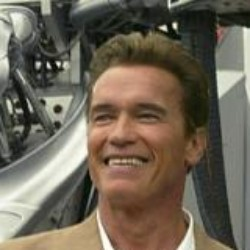
#> input picture examples/1.jpg, 250 x 250 px, given in place of the camera
$ python vidtoimg.py
#> lines starting #> are read from the running program, lines starting #| are printed output that depends on the picture
'''
import cv2
import os

cap=cv2.VideoCapture(0)

currentdirectory=os.getcwd()

count = 0
while True:
    ret,test_img=cap.read()
    if not ret :
        continue
    cv2.imwrite(currentdirectory+"/"+"dataset"+"/"+"Sid"+"/"+"frame%d.jpg" % count, test_img)     # save frame as JPG file
    count += 1
    resized_img = cv2.resize(test_img, (1000, 700))
    cv2.imshow('face detection Tutorial ',resized_img)
    if cv2.waitKey(10) == ord('q'):#wait until 'q' key is pressed
        break


cap.release()
cv2.destroyAllWindows
'''

'''
import cv2
import os

cap = cv2.VideoCapture(0)

current_directory = os.getcwd()

# Prompt the user to enter the name of the person
person_name = input("Enter the name of the person: ")

# Create a new folder inside the dataset folder
new_folder_path = os.path.join(current_directory, "dataset", person_name)
os.makedirs(new_folder_path, exist_ok=True)

count = 0
while True:
    ret, test_img = cap.read()
    if not ret:
        continue
    cv2.imwrite(os.path.join(new_folder_path, "frame%d.jpg" % count), test_img)  # save frame as JPG file
    count += 1
    resized_img = cv2.resize(test_img, (1000, 700))
    cv2.imshow('face detection Tutorial', resized_img)
    if cv2.waitKey(10) == ord('q'):  # wait until 'q' key is pressed
        break

cap.release()
cv2.destroyAllWindows()
'''


import cv2
import os

cap = cv2.VideoCapture(0)

current_directory = os.getcwd()

# Prompt the user to enter the name of the person
person_name = input("Enter the name of the person: ")
#> the answer given: examples/1.jpg

# Create a new folder inside the dataset folder
new_folder_path = os.path.join(current_directory, "dataset", person_name)
os.makedirs(new_folder_path, exist_ok=True)

face_cascade = cv2.CascadeClassifier(r"C:\Users\DELL\Desktop\Face-Recognition-with-Python-Dlib-and-Deep-Learning-main\haarcascade_frontalface_default.xml")


count = 0
while True:
    ret, test_img = cap.read()
#> test_img is the input picture: shape (250, 250, 3); mean B, G, R 85.5, 100.5, 110.3
    if not ret:
        continue

    # Convert the image to grayscale for face detection
    gray_img = cv2.cvtColor(test_img, cv2.COLOR_BGR2GRAY)
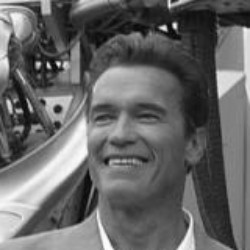
#> gray_img: shape (250, 250); min 4, max 254, mean 101.8

    # Detect faces in the grayscale image
    faces = face_cascade.detectMultiScale(gray_img, scaleFactor=1.3, minNeighbors=5)
#> faces = [[66, 66, 120, 120]]

    for (x, y, w, h) in faces:
        # Increase the size of the cropped region
        offset = 30  # Adjust this value to control the size of the cropped region
        x -= offset
        y -= offset
        w += 2 * offset
        h += 2 * offset

        # Ensure the cropping dimensions are within the image boundaries
        x = max(0, x)
        y = max(0, y)
        w = min(w, test_img.shape[1] - x)
        h = min(h, test_img.shape[0] - y)

        # Crop the detected face region
        cropped_img = test_img[y:y+h+50, x:x+w+50]

        # Save the cropped face image to the new folder
        cv2.imwrite(os.path.join(new_folder_path, "frame%d.jpg" % count), cropped_img)
        count += 1

        # Display the cropped face image
        resized_img = cv2.resize(cropped_img, (300, 300))
        cv2.imshow('Cropped Face', resized_img)
#> this loop made 1 pass
#> (x, y, w, h, offset, count) on pass 1: (36, 36, 180, 180, 30, 1)
#> pass 1, `cropped_img = test_img[y:y+h+50, x:x+w+50]`:
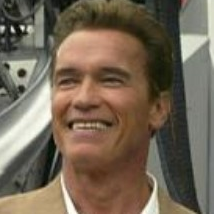
#> cropped_img: shape (214, 214, 3); mean B, G, R 84.5, 101.7, 115.9
#> after the loop, count = 1

    # Display the original image with face detection rectangles
    cv2.imshow('Face Detection Tutorial', test_img)

    if cv2.waitKey(10) == ord('q'):  # wait until 'q' key is pressed
#> (key q is pressed here)
        break

cap.release()
cv2.destroyAllWindows()

$ run again, on examples/10.jpg
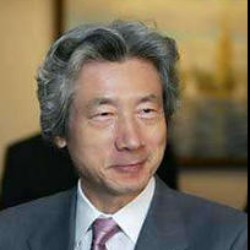
#> input picture examples/10.jpg, 250 x 250 px, given in place of the camera
#> test_img is the input picture: shape (250, 250, 3); mean B, G, R 86, 105.6, 118
#> `gray_img = cv2.cvtColor(test_img, cv2.COLOR_BGR2GRAY)`:
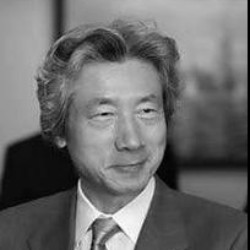
#> gray_img: shape (250, 250); min 0, max 255, mean 107.1
#> faces = [[68, 67, 117, 117]]
#> the loop `for (x, y, w, h) in faces:` made 1 pass
#> (x, y, w, h, offset, count) on pass 1: (38, 37, 177, 177, 30, 1)
#> pass 1, `cropped_img = test_img[y:y+h+50, x:x+w+50]`:
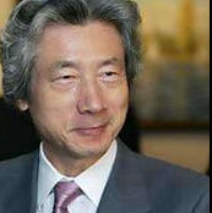
#> cropped_img: shape (213, 212, 3); mean B, G, R 85.5, 98.8, 110
#> after the loop `for (x, y, w, h) in faces:`: count = 1

$ run again, on examples/11.jpg
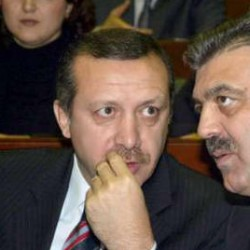
#> input picture examples/11.jpg, 250 x 250 px, given in place of the camera
#> test_img is the input picture: shape (250, 250, 3); mean B, G, R 69.5, 79.1, 95.6
#> `gray_img = cv2.cvtColor(test_img, cv2.COLOR_BGR2GRAY)`:
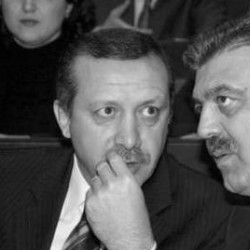
#> gray_img: shape (250, 250); min 0, max 248, mean 82.9
#> faces = [[70, 70, 114, 114]]
#> the loop `for (x, y, w, h) in faces:` made 1 pass
#> (x, y, w, h, offset, count) on pass 1: (40, 40, 174, 174, 30, 1)
#> pass 1, `cropped_img = test_img[y:y+h+50, x:x+w+50]`:
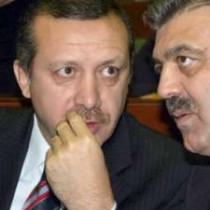
#> cropped_img: shape (210, 210, 3); mean B, G, R 83.8, 95.4, 116.2
#> after the loop `for (x, y, w, h) in faces:`: count = 1

$ run again, on examples/12.jpg
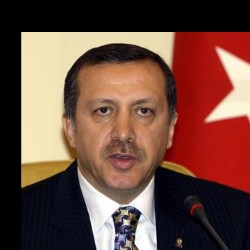
#> input picture examples/12.jpg, 250 x 250 px, given in place of the camera
#> test_img is the input picture: shape (250, 250, 3); mean B, G, R 62.8, 74.1, 109.6
#> `gray_img = cv2.cvtColor(test_img, cv2.COLOR_BGR2GRAY)`:
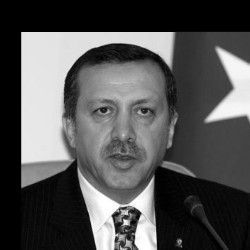
#> gray_img: shape (250, 250); min 0, max 255, mean 83.4
#> faces = [[65, 66, 119, 119]]
#> the loop `for (x, y, w, h) in faces:` made 1 pass
#> (x, y, w, h, offset, count) on pass 1: (35, 36, 179, 179, 30, 1)
#> pass 1, `resized_img = cv2.resize(cropped_img, (300, 300))`:
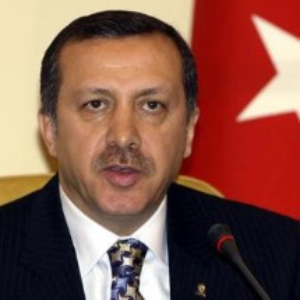
#> resized_img: shape (300, 300, 3); mean B, G, R 74.7, 87.5, 133.9
#> after the loop `for (x, y, w, h) in faces:`: count = 1
